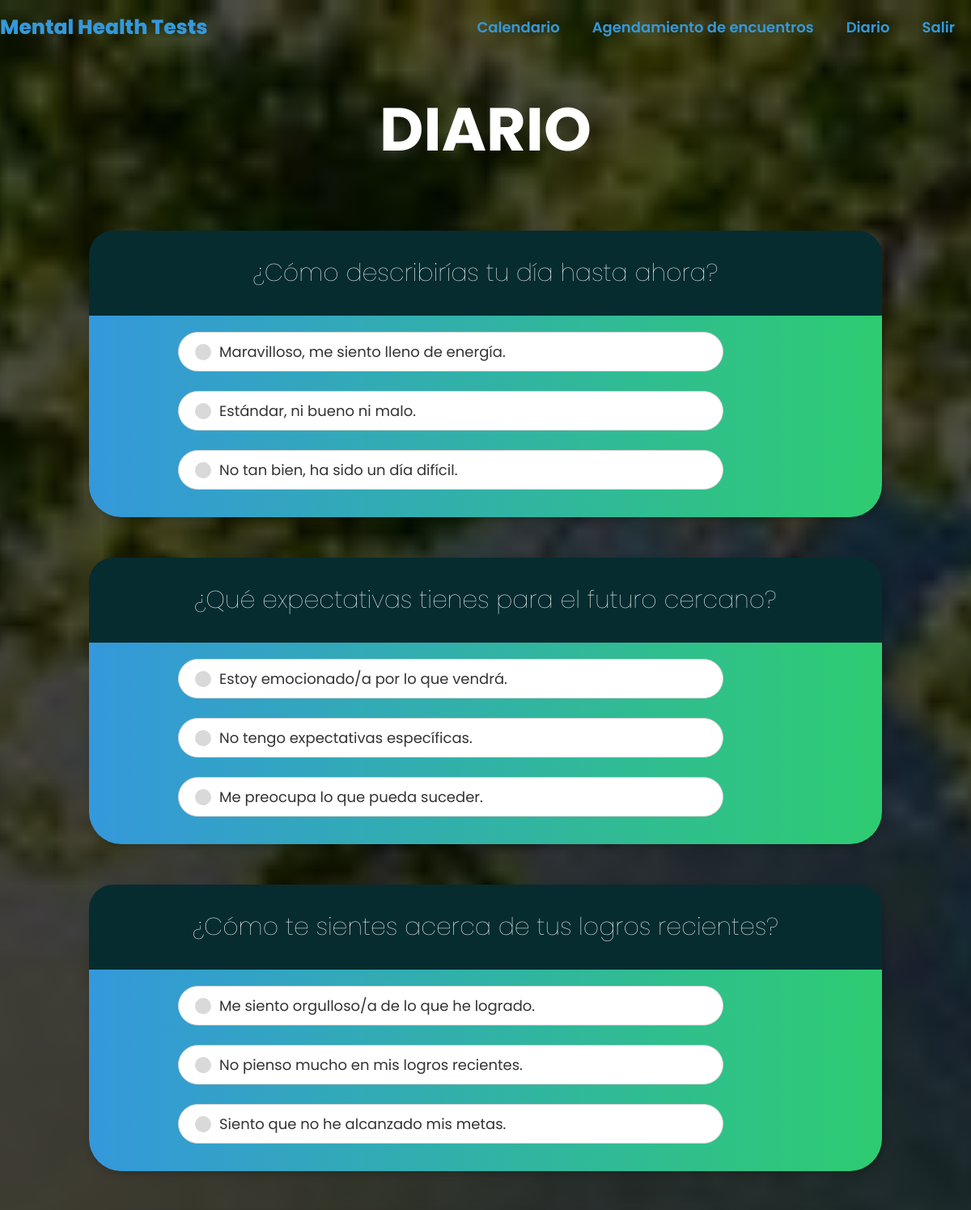
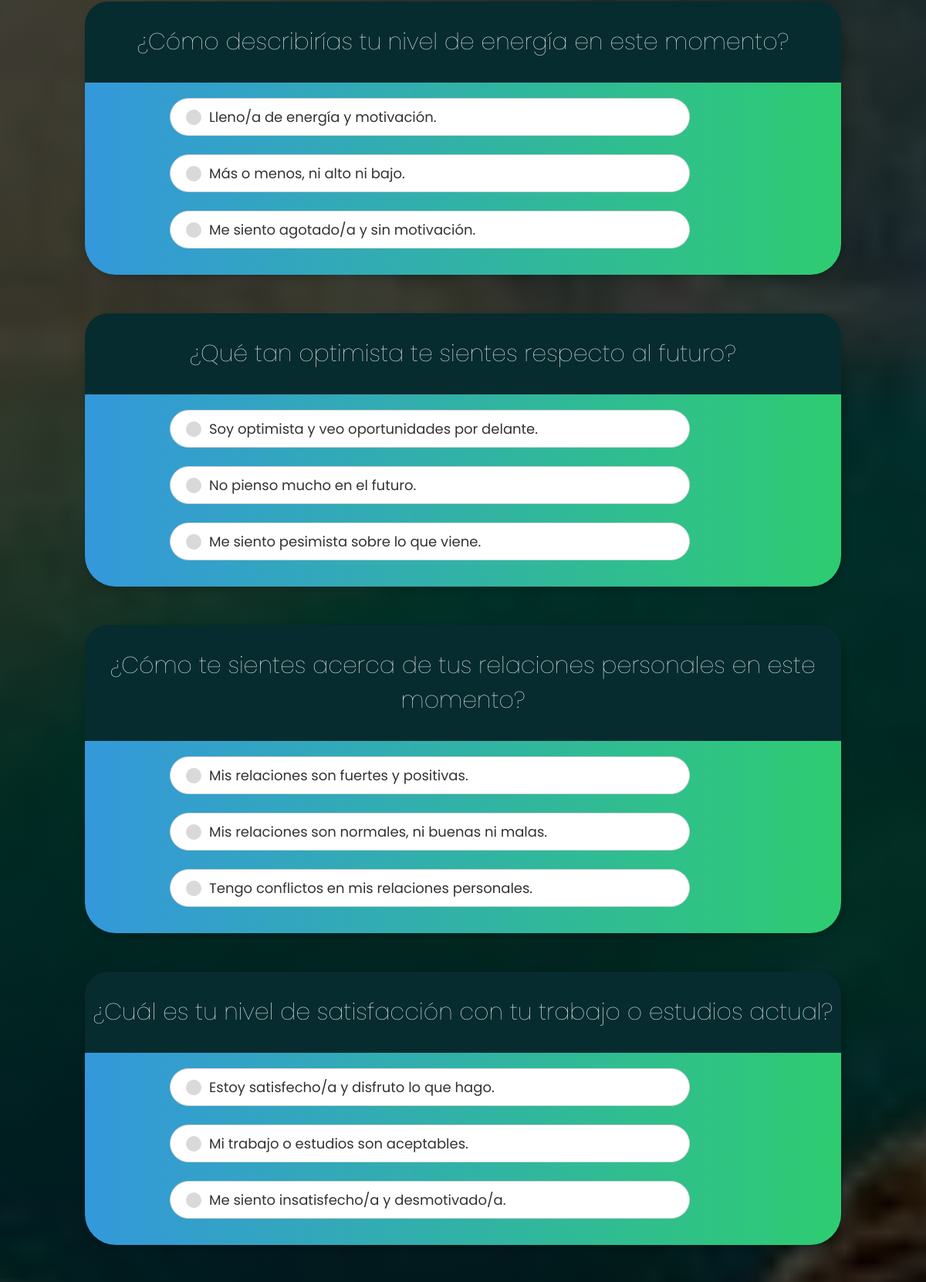
The page /categoria/1/preguntas/ (signed in, upper part) on the database its author committed (2 pictures, top to bottom).
### core/models.py (models this page shows, shortened)
class Pregunta(models.Model):
    texto_pregunta = models.TextField()
    categoria = models.ForeignKey(CategoriaTest, on_delete=models.CASCADE)

class Respuesta(models.Model):
    pregunta = models.ForeignKey(Pregunta, on_delete=models.CASCADE)
    texto_respuesta = models.TextField()
    valor = models.DecimalField(max_digits=5, decimal_places=2)

### PMHT/views.py (the view)
# urls.py: path('categoria/<int:categoria_id>/preguntas/', views.preguntas_categoria, name='preguntas_categoria'),
@login_required
def preguntas_categoria(request, categoria_id):
    categoria = get_object_or_404(CategoriaTest, id=categoria_id)
    preguntas = Pregunta.objects.filter(categoria=categoria)
    return render(request, 'daily_test.html', {'categoria': categoria, 'preguntas': preguntas})

### templates/daily_test.html (shortened to what this page needs)
{% load static %}
<!DOCTYPE html>
<html lang="en">
<head>
    <link rel="stylesheet" type="text/css" href="{% static 'css/daily_test.css' %}">
</head>
<body>
    <header class="header">
        <div class="menu container">
            <a href="{% url 'inicio' %}" class="logo">Mental Health Tests</a>
            {% include 'navbar.html' %}
        </div>
        <div class="header-content container">
        <div class="container"><br><br>
            <h2>Diario</h2><br><br>
            <form method="post" action="{% url 'calcular_resultado' categoria_id=categoria.id %}">
                {% for pregunta in preguntas %}
                  <div class="question">
                    <h3>{{ pregunta.texto_pregunta }}</h3>
                    {% for respuesta in pregunta.respuesta_set.all %}
                      <label class="box-label">
                        <div class="box-option">
                          <div class="dot"></div>
                          <span class="text">{{ respuesta.texto_respuesta }}</span>
                        </div>
                      </label>
                    {% endfor %} <br>
                  </div><br><br>
                {% endfor %}
              </form>
          </div>
        </div>
    </header>
</body>
</html>

### static/css/daily_test.css (style rules this page uses)
* { margin: 0; padding: 0; box-sizing: border-box; text-decoration: none; list-style: none; }
body { font-family: 'Poppins', sans-serif; }
.container { max-width: 1200px; margin: 0 auto; }
.header { background-image: linear-gradient( rgba(0,0,0,0.7), rgba(0,0,0,0.7)), url(../images/bg.jpg); background-position: center bottom; background-repeat: no-repeat; background-size: cover; min-height: 60vh; display: flex; align-items: center; }
.menu { position: absolute; top: 0; left: 0; right: 0; display: flex; align-items: center; justify-content: space-between; }
.logo { color: #3498db; font-size: 25px; font-weight: 800; }
.header-content { padding: 70px 35px; text-align: center; }
h2 { font-size: 75px; line-height: 80px; color: #ffffff; text-transform: uppercase; margin-bottom: 35px; }
.question { width: 980px; background: linear-gradient(90deg, #3498db, #2ecc71); border-radius: 40px; box-shadow: 2PX 3px 10px rgba(0,0,0,0.2); }
.question h3 { color: #FFFFFF; padding: 30PX 0; text-align: center; background: #062C30; font-size: 30px; font-weight:100; border-radius: 30px 30px 0 0; }
.question label { display: block; font-size: 16px; color: #000000; margin-bottom: 5px; }
.box-label { display: flex; align-items: center; margin: 20px 0; height: 53px; width: 80%; padding-left:100px; }
.box-label .box-option { background: #ffffff; display: flex; align-items: center; border: 1px solid lightgray; border-radius: 50px; padding: 10px 20px; margin-left: 10px; cursor: pointer; transition: all 0.3s ease; }
.box-label .box-option .dot { height: 20px; width: 20px; background: #d9d9d9; border-radius: 50%; margin-right: 10px; }
.box-label .box-option .text { color: #333; font-size: 18px; font-weight: 400; }

### rows shown on the page
Pregunta: texto_pregunta "¿Cómo describirías tu día hasta ahora?"
Respuesta: texto_respuesta "Maravilloso, me siento lleno de energía."
Respuesta: texto_respuesta "Estándar, ni bueno ni malo."
Respuesta: texto_respuesta "No tan bien, ha sido un día difícil."
Pregunta: texto_pregunta "¿Qué expectativas tienes para el futuro cercano?"
Respuesta: texto_respuesta "Estoy emocionado/a por lo que vendrá."
Respuesta: texto_respuesta "No tengo expectativas específicas."
Respuesta: texto_respuesta "Me preocupa lo que pueda suceder."
Pregunta: texto_pregunta "¿Cómo te sientes acerca de tus logros recientes?"
Respuesta: texto_respuesta "Me siento orgulloso/a de lo que he logrado."
Respuesta: texto_respuesta "No pienso mucho en mis logros recientes."
Respuesta: texto_respuesta "Siento que no he alcanzado mis metas."
Pregunta: texto_pregunta "¿Cómo describirías tu nivel de energía en este momento?"
Respuesta: texto_respuesta "Lleno/a de energía y motivación."
Respuesta: texto_respuesta "Más o menos, ni alto ni bajo."
Respuesta: texto_respuesta "Me siento agotado/a y sin motivación."
Pregunta: texto_pregunta "¿Qué tan optimista te sientes respecto al futuro?"
Respuesta: texto_respuesta "Soy optimista y veo oportunidades por delante."
Respuesta: texto_respuesta "No pienso mucho en el futuro."
Respuesta: texto_respuesta "Me siento pesimista sobre lo que viene."
Pregunta: texto_pregunta "¿Cómo te sientes acerca de tus relaciones personales en este momento?"
Respuesta: texto_respuesta "Mis relaciones son fuertes y positivas."
Respuesta: texto_respuesta "Mis relaciones son normales, ni buenas ni malas."
Respuesta: texto_respuesta "Tengo conflictos en mis relaciones personales."
Pregunta: texto_pregunta "¿Cuál es tu nivel de satisfacción con tu trabajo o estudios actual?"
Respuesta: texto_respuesta "Estoy satisfecho/a y disfruto lo que hago."
Respuesta: texto_respuesta "Mi trabajo o estudios son aceptables."
Respuesta: texto_respuesta "Me siento insatisfecho/a y desmotivado/a."
